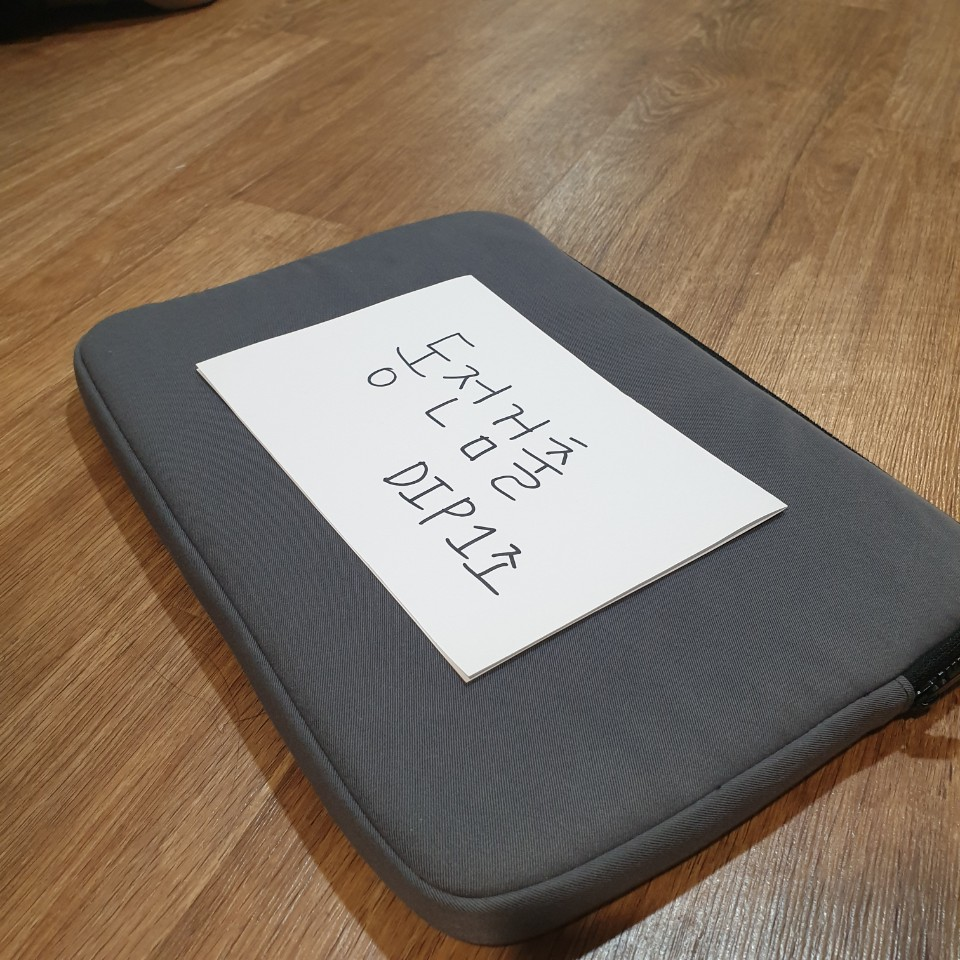
#> input picture images/money_char.jpg, 960 x 960 px
$ jupyter execute part1_success_ver.ipynb   (older library calls are emulated)
#> lines starting #> are read from the running program, lines starting #| are printed output that depends on the picture; after the words box and inside, x2 and y2 are one past the last pixel; in counts of white or black regions, pixels touching at a corner belong together
[cell 1]
import numpy as np
import cv2
from matplotlib import pyplot as plt

[cell 2]
#image 흑백처리, 이진화 (그냥 Threshold)

img = cv2.imread('images/money_char.jpg')
#> img is the input picture: shape (960, 960, 3); mean B, G, R 97.3, 113.8, 130.7
img_ori = img.copy()
img_gray = cv2.cvtColor(img,cv2.COLOR_BGR2GRAY)
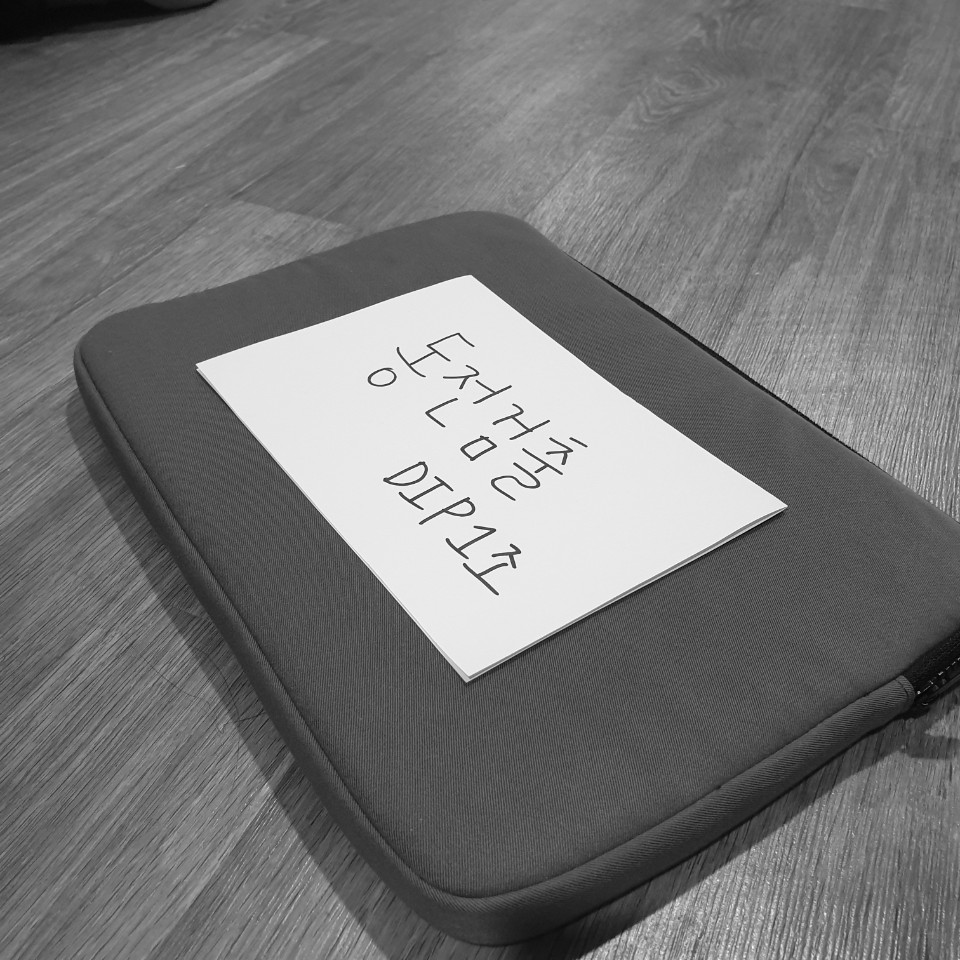
#> img_gray: shape (960, 960); min 1, max 255, mean 117


#배경과 종이의 색감 차이에 따라 threshold값 다르게 줄 것 (평균 170)
ret_threshold, binary_img = cv2.threshold(img_gray, 200, 255, cv2.THRESH_BINARY_INV)
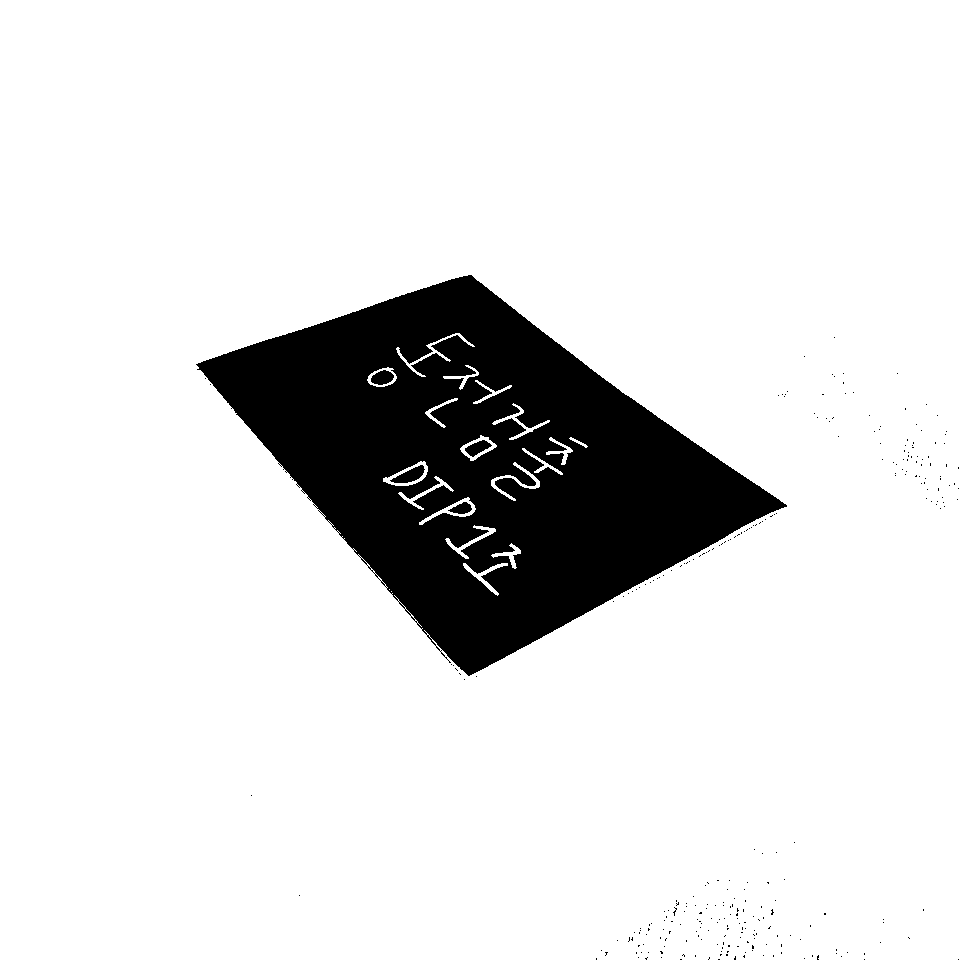
#> binary_img: shape (960, 960); 87.5% white; 289 black regions (284 under 20 px), largest, box (x1, y1, x2, y2) and area: (196, 275, 787, 676) 113510, (390, 465, 425, 483) 318, (371, 370, 394, 385) 244, (465, 440, 492, 457) 240, (448, 502, 472, 514) 175
#A4를 쓸 경우 활성화
binary_img=cv2.bitwise_not(binary_img)
#> binary_img: shape (960, 960); 12.5% white; 289 white regions (284 under 20 px)


plt.imshow(binary_img, cmap='gray')

[cell 3]
#contour을 찾고 A4용지의 외곽선 그리기
img, contour, hierarchy = cv2.findContours(binary_img,
                                            cv2.RETR_EXTERNAL,
                                            cv2.CHAIN_APPROX_SIMPLE)
#> contour = 285 contours, 284 with area under 20; largest, box (x1, y1, x2, y2) and area: (196, 275, 787, 676) 118230

img = img_ori.copy()

# Draw Contour with Blue
cv2.drawContours(img, contour, -1, (255,0,0), 3)
plt.figure()
plt.imshow(cv2.cvtColor(img,cv2.COLOR_BGR2RGB))

[cell 4]
#그려진 외곽선을 바탕으로 꼭짓점 찾기 (perspective point)

cnt=contour[-1]
#> cnt = contour of 785 points, box (x1, y1, x2, y2) (196, 275, 787, 676), area 118230

#좌표점의 순서는 빨->검->파->녹
leftmost = tuple(cnt[cnt[:,:,0].argmin()][0])
#> leftmost = (196, 364)
rightmost = tuple(cnt[cnt[:,:,0].argmax()][0])
#> rightmost = (786, 506)
topmost = tuple(cnt[cnt[:,:,1].argmin()][0])
#> topmost = (468, 275)
bottommost = tuple(cnt[cnt[:,:,1].argmax()][0])
#> bottommost = (468, 675)

# 좌표 표시하기
cv2.circle(img,leftmost,20,(255,0,0),-1) #빨강
cv2.circle(img,rightmost,20,(0,255,0),-1) #녹색
cv2.circle(img,topmost,20,(0,0,255),-1) #파랑
cv2.circle(img,bottommost,20,(0,0,0),-1) #겸정
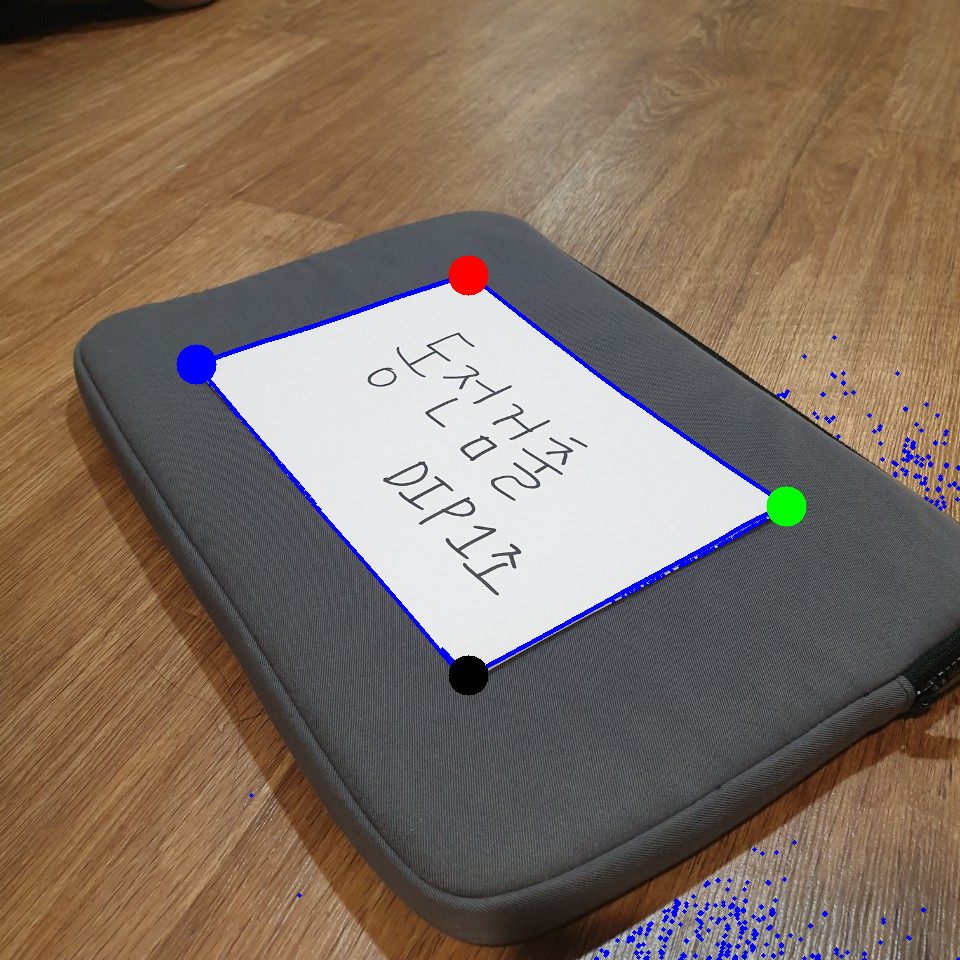
#> img: shape (960, 960, 3); mean B, G, R 97.9, 111.6, 128.4

img = cv2.drawContours(img, cnt, 2, (0,0,255), 5)

plt.imshow(img)

[cell 5]
#prospective Transform
pts1 = np.float32([topmost,leftmost,rightmost,bottommost])
#> pts1 = [[468, 275], [196, 364], [786, 506], [468, 675]]

# 좌표의 이동점
pts2 = np.float32([[0,0],[0,720],[1280,0],[1280,720]])

M = cv2.getPerspectiveTransform(pts1, pts2)
#> M = [[2.74, 8.37, -3582.5], [-3.42, 4.71, 305.8], [-4.66e-05, 0.00242, 1]]

dst = cv2.warpPerspective(img, M, (1280,720))
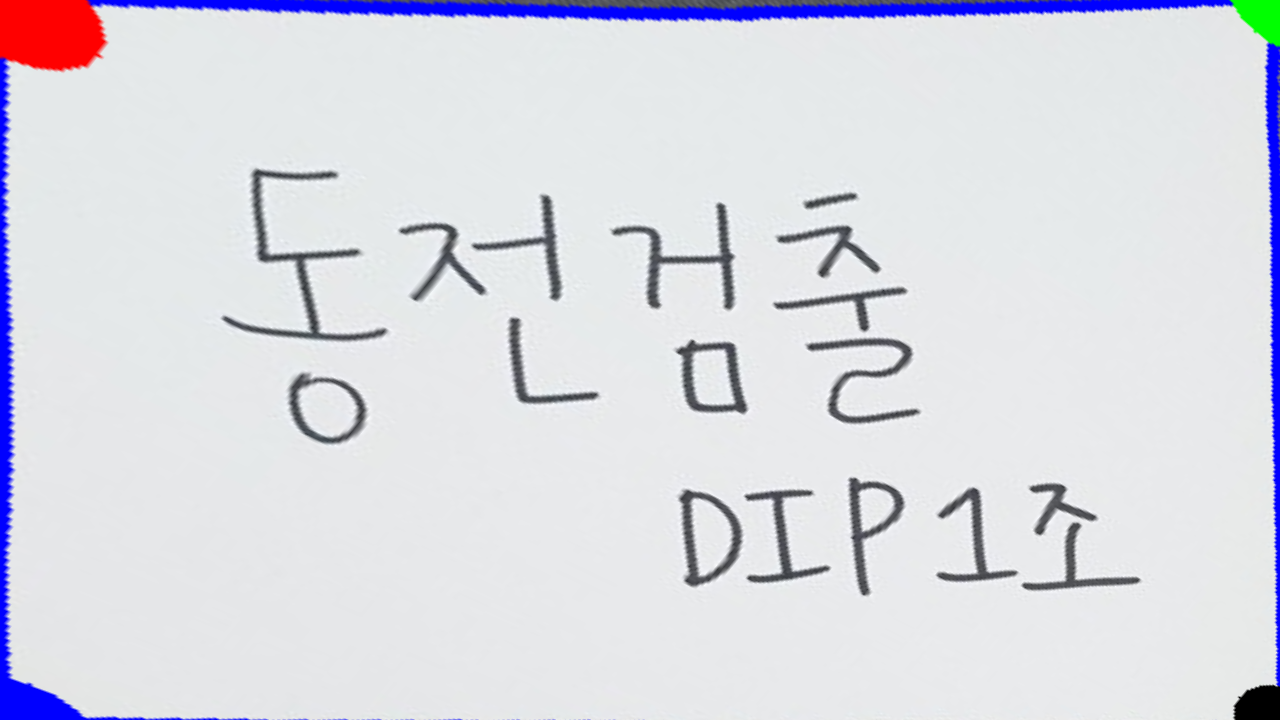
#> dst: shape (720, 1280, 3); mean B, G, R 227.5, 219.2, 218.5


plt.subplot(121),plt.imshow(img),plt.title('image')
plt.subplot(122),plt.imshow(dst),plt.title('Perspective')
plt.show()
#> figure, not shown here; B, G, R data is drawn as R, G, B

cv2.imshow('img',dst)
cv2.waitKey(0)
cv2.destroyAllWindows()

[cell 6]
cv2.imwrite('result.jpg',dst)
#> Out = True
